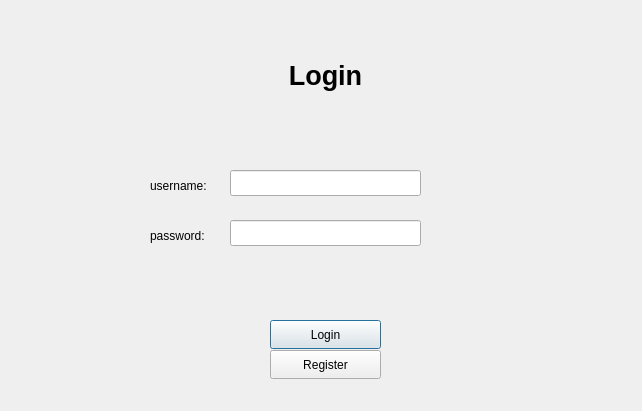
<?xml version="1.0" encoding="UTF-8"?>
<ui version="4.0">
 <class>Login</class>
 <widget class="QDialog" name="Login">
  <property name="geometry">
   <rect>
    <x>0</x>
    <y>0</y>
    <width>642</width>
    <height>411</height>
   </rect>
  </property>
  <property name="windowTitle">
   <string>Dialog</string>
  </property>
  <widget class="QPushButton" name="login_btn">
   <property name="geometry">
    <rect>
     <x>270</x>
     <y>320</y>
     <width>111</width>
     <height>29</height>
    </rect>
   </property>
   <property name="text">
    <string>Login</string>
   </property>
  </widget>
  <widget class="QPushButton" name="register_btn">
   <property name="geometry">
    <rect>
     <x>270</x>
     <y>350</y>
     <width>111</width>
     <height>29</height>
    </rect>
   </property>
   <property name="text">
    <string>Register</string>
   </property>
  </widget>
  <widget class="QLabel" name="label">
   <property name="geometry">
    <rect>
     <x>270</x>
     <y>50</y>
     <width>111</width>
     <height>51</height>
    </rect>
   </property>
   <property name="font">
    <font>
     <pointsize>20</pointsize>
     <bold>true</bold>
     <kerning>false</kerning>
    </font>
   </property>
   <property name="text">
    <string>Login</string>
   </property>
   <property name="alignment">
    <set>Qt::AlignCenter</set>
   </property>
   <property name="wordWrap">
    <bool>false</bool>
   </property>
  </widget>
  <widget class="QLabel" name="username_lbl">
   <property name="geometry">
    <rect>
     <x>150</x>
     <y>170</y>
     <width>81</width>
     <height>31</height>
    </rect>
   </property>
   <property name="text">
    <string>username:</string>
   </property>
  </widget>
  <widget class="QLabel" name="password_lbl">
   <property name="geometry">
    <rect>
     <x>150</x>
     <y>220</y>
     <width>81</width>
     <height>31</height>
    </rect>
   </property>
   <property name="text">
    <string>password:</string>
   </property>
  </widget>
  <widget class="QLineEdit" name="username_le">
   <property name="geometry">
    <rect>
     <x>230</x>
     <y>170</y>
     <width>191</width>
     <height>26</height>
    </rect>
   </property>
  </widget>
  <widget class="QLineEdit" name="password_le">
   <property name="geometry">
    <rect>
     <x>230</x>
     <y>220</y>
     <width>191</width>
     <height>26</height>
    </rect>
   </property>
  </widget>
 </widget>
 <resources/>
 <connections/>
</ui>
